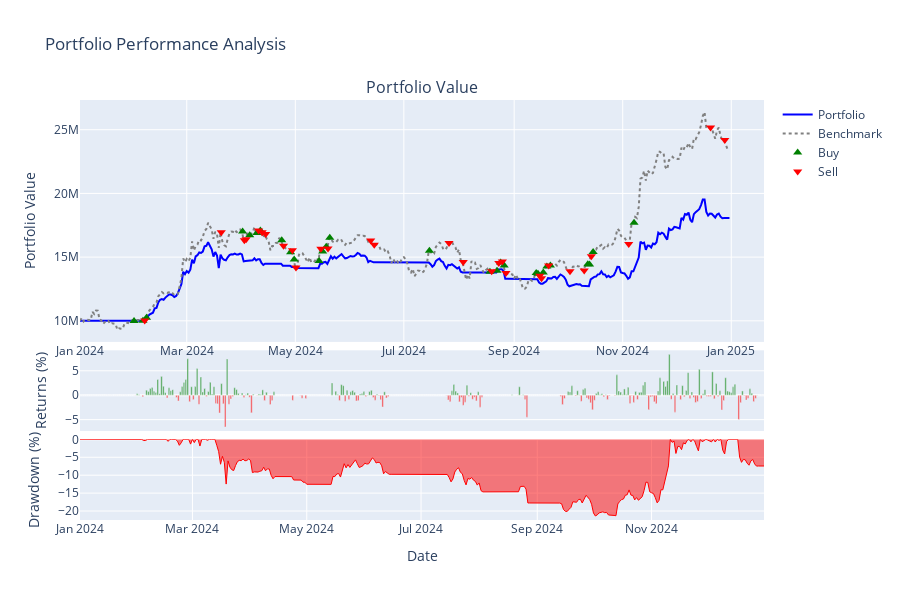
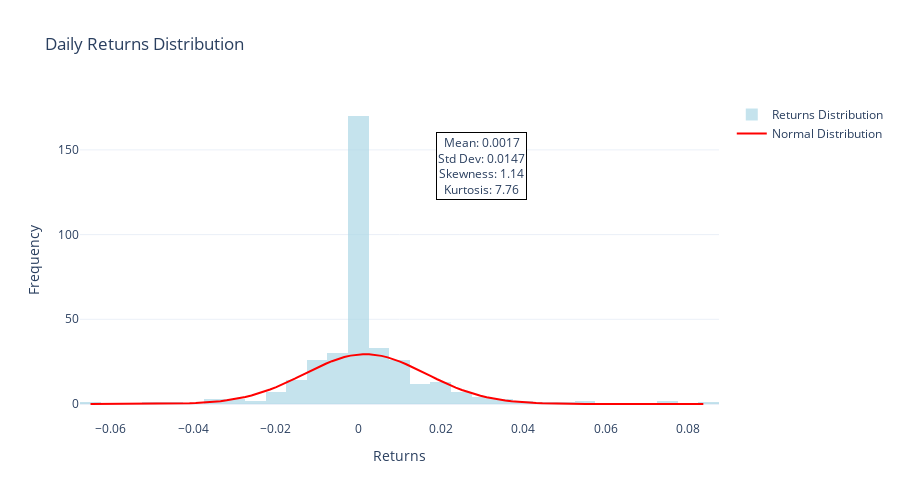
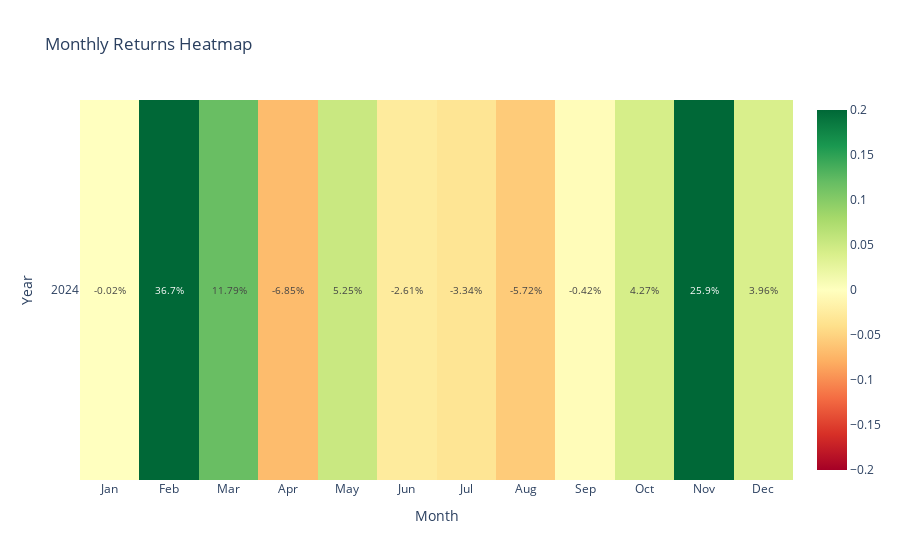

Here is the notebook cell these charts were saved with, in order:
### Code cell
# 1. 포트폴리오 성과 차트
result.plot_portfolio_performance()

# 2. 수익률 분포 
result.plot_returns_distribution(period="daily")

# 3. 월별 수익률 히트맵
result.plot_monthly_returns_heatmap()

# 4. 성과 비교표
result.show_performance_comparison()

### Figure 1 — Plotly figure (JSON) as saved in the notebook; plotly's stock layout.template omitted (floating-point values rounded to 4 significant figures; data arrays with more than 128 entries replaced by an {"elided": "..."} marker saying what was removed)
{"data": [{"line": {"color": "blue", "width": 2}, "name": "Portfolio", "type": "scatter", "x": {"elided": "366 str values"}, "xaxis": "x", "y": {"elided": "366 float values"}, "yaxis": "y"}, {"line": {"color": "gray", "dash": "dot", "width": 2}, "name": "Benchmark", "type": "scatter", "x": {"elided": "365 str values"}, "xaxis": "x", "y": {"elided": "365 float values"}, "yaxis": "y"}, {"marker": {"color": "green", "size": 8, "symbol": "triangle-up"}, "mode": "markers", "name": "Buy", "type": "scatter", "x": ["2024-01-31T09:00:00+09:00", "2024-02-05T09:00:00+09:00", "2024-02-07T09:00:00+09:00", "2024-04-01T09:00:00+09:00", "2024-04-05T09:00:00+09:00", "2024-04-09T09:00:00+09:00", "2024-04-11T09:00:00+09:00", "2024-04-23T09:00:00+09:00", "2024-04-28T09:00:00+09:00", "2024-04-30T09:00:00+09:00", "2024-05-14T09:00:00+09:00", "2024-05-16T09:00:00+09:00", "2024-05-18T09:00:00+09:00", "2024-05-20T09:00:00+09:00", "2024-07-15T09:00:00+09:00", "2024-08-18T09:00:00+09:00", "2024-08-22T09:00:00+09:00", "2024-08-24T09:00:00+09:00", "2024-08-26T09:00:00+09:00", "2024-09-13T09:00:00+09:00", "2024-09-14T09:00:00+09:00", "2024-09-17T09:00:00+09:00", "2024-09-19T09:00:00+09:00", "2024-09-21T09:00:00+09:00", "2024-10-12T09:00:00+09:00", "2024-10-13T09:00:00+09:00", "2024-10-15T09:00:00+09:00", "2024-11-07T09:00:00+09:00"], "xaxis": "x", "y": [9983000.0, 10010000.0, 10240000.0, 17010000.0, 16720000.0, 16890000.0, 17090000.0, 16320000.0, 15390000.0, 14810000.0, 14700000.0, 15430000.0, 15820000.0, 16530000.0, 15490000.0, 13850000.0, 13940000.0, 14580000.0, 14350000.0, 13750000.0, 13690000.0, 13790000.0, 14260000.0, 14350000.0, 14440000.0, 14410000.0, 15400000.0, 17690000.0], "yaxis": "y"}, {"marker": {"color": "red", "size": 8, "symbol": "triangle-down"}, "mode": "markers", "name": "Sell", "type": "scatter", "x": ["2024-02-06T09:00:00+09:00", "2024-03-20T09:00:00+09:00", "2024-04-02T09:00:00+09:00", "2024-04-03T09:00:00+09:00", "2024-04-10T09:00:00+09:00", "2024-04-12T09:00:00+09:00", "2024-04-14T09:00:00+09:00", "2024-04-24T09:00:00+09:00", "2024-04-29T09:00:00+09:00", "2024-05-01T09:00:00+09:00", "2024-05-15T09:00:00+09:00", "2024-05-19T09:00:00+09:00", "2024-06-12T09:00:00+09:00", "2024-06-14T09:00:00+09:00", "2024-07-26T09:00:00+09:00", "2024-08-03T09:00:00+09:00", "2024-08-19T09:00:00+09:00", "2024-08-23T09:00:00+09:00", "2024-08-25T09:00:00+09:00", "2024-08-27T09:00:00+09:00", "2024-09-15T09:00:00+09:00", "2024-09-16T09:00:00+09:00", "2024-09-20T09:00:00+09:00", "2024-10-02T09:00:00+09:00", "2024-10-10T09:00:00+09:00", "2024-10-14T09:00:00+09:00", "2024-11-04T09:00:00+09:00", "2024-12-20T09:00:00+09:00", "2024-12-28T09:00:00+09:00"], "xaxis": "x", "y": [10030000.0, 16950000.0, 16320000.0, 16400000.0, 17100000.0, 16960000.0, 16810000.0, 15900000.0, 15530000.0, 14190000.0, 15650000.0, 15670000.0, 16300000.0, 15970000.0, 16100000.0, 14610000.0, 13880000.0, 14550000.0, 14660000.0, 13760000.0, 13540000.0, 13340000.0, 14340000.0, 13890000.0, 13960000.0, 15060000.0, 16020000.0, 25180000.0, 24180000.0], "yaxis": "y"}, {"marker": {"color": {"elided": "365 str values"}}, "name": "Daily Returns", "opacity": 0.7, "showlegend": false, "type": "bar", "x": {"elided": "365 str values"}, "xaxis": "x2", "y": {"elided": "365 float values"}, "yaxis": "y2"}, {"fill": "tozeroy", "line": {"color": "red", "width": 1}, "name": "Drawdown", "showlegend": false, "type": "scatter", "x": {"elided": "366 str values"}, "xaxis": "x3", "y": {"elided": "366 float values"}, "yaxis": "y3"}], "layout": {"annotations": [{"font": {"size": 16}, "showarrow": false, "text": "Portfolio Value", "x": 0.5, "xanchor": "center", "xref": "paper", "y": 1, "yanchor": "bottom", "yref": "paper"}], "height": 600, "hovermode": "x unified", "showlegend": true, "title": {"text": "Portfolio Performance Analysis"}, "xaxis": {"anchor": "y", "domain": [0, 1]}, "xaxis2": {"anchor": "y2", "domain": [0, 1], "showticklabels": false}, "xaxis3": {"anchor": "y3", "domain": [0, 1], "showticklabels": true, "title": {"text": "Date"}}, "yaxis": {"anchor": "x", "domain": [0.424, 1], "title": {"text": "Portfolio Value"}}, "yaxis2": {"anchor": "x2", "domain": [0.212, 0.404], "title": {"text": "Returns (%)"}}, "yaxis3": {"anchor": "x3", "domain": [0, 0.192], "title": {"text": "Drawdown (%)"}}}}

### Figure 2 — Plotly figure (JSON) as saved in the notebook; plotly's stock layout.template omitted (floating-point values rounded to 4 significant figures; data arrays with more than 128 entries replaced by an {"elided": "..."} marker saying what was removed)
{"data": [{"marker": {"color": "lightblue"}, "name": "Returns Distribution", "nbinsx": 50, "opacity": 0.7, "type": "histogram", "x": {"elided": "365 float values"}}, {"line": {"color": "red", "width": 2}, "mode": "lines", "name": "Normal Distribution", "type": "scatter", "x": [-0.06495, -0.06344, -0.06194, -0.06044, -0.05894, -0.05744, -0.05594, -0.05443, -0.05293, -0.05143, -0.04993, -0.04843, -0.04693, -0.04543, -0.04392, -0.04242, -0.04092, -0.03942, -0.03792, -0.03642, -0.03492, -0.03341, -0.03191, -0.03041, -0.02891, -0.02741, -0.02591, -0.02441, -0.0229, -0.0214, -0.0199, -0.0184, -0.0169, -0.0154, -0.01389, -0.01239, -0.01089, -0.00939, -0.007889, -0.006387, -0.004886, -0.003384, -0.001883, -0.0003815, 0.00112, 0.002621, 0.004123, 0.005624, 0.007126, 0.008627, 0.01013, 0.01163, 0.01313, 0.01463, 0.01613, 0.01764, 0.01914, 0.02064, 0.02214, 0.02364, 0.02514, 0.02665, 0.02815, 0.02965, 0.03115, 0.03265, 0.03415, 0.03565, 0.03716, 0.03866, 0.04016, 0.04166, 0.04316, 0.04466, 0.04616, 0.04767, 0.04917, 0.05067, 0.05217, 0.05367, 0.05517, 0.05667, 0.05818, 0.05968, 0.06118, 0.06268, 0.06418, 0.06568, 0.06719, 0.06869, 0.07019, 0.07169, 0.07319, 0.07469, 0.07619, 0.0777, 0.0792, 0.0807, 0.0822, 0.0837], "y": [0.001019, 0.00161, 0.002517, 0.003895, 0.005965, 0.009039, 0.01356, 0.02012, 0.02955, 0.04296, 0.0618, 0.08798, 0.124, 0.1728, 0.2385, 0.3256, 0.4401, 0.5885, 0.7789, 1.02, 1.322, 1.696, 2.154, 2.706, 3.364, 4.139, 5.04, 6.074, 7.243, 8.549, 9.985, 11.54, 13.2, 14.94, 16.74, 18.56, 20.37, 22.12, 23.77, 25.27, 26.6, 27.7, 28.55, 29.13, 29.4, 29.37, 29.04, 28.41, 27.51, 26.36, 25.0, 23.46, 21.79, 20.03, 18.22, 16.4, 14.61, 12.88, 11.24, 9.703, 8.291, 7.011, 5.867, 4.859, 3.983, 3.231, 2.593, 2.06, 1.62, 1.26, 0.9701, 0.7392, 0.5574, 0.416, 0.3072, 0.2245, 0.1624, 0.1163, 0.08235, 0.05773, 0.04005, 0.0275, 0.01869, 0.01256, 0.008361, 0.005506, 0.003589, 0.002315, 0.001477, 0.0009333, 0.0005834, 0.000361, 0.000221, 0.0001339, 8.029e-05, 4.765e-05, 2.798e-05, 1.626e-05, 9.353e-06, 5.324e-06]}], "layout": {"annotations": [{"bgcolor": "white", "bordercolor": "black", "borderwidth": 1, "showarrow": false, "text": "Mean: 0.0017<br>Std Dev: 0.0147<br>Skewness: 1.14<br>Kurtosis: 7.76", "x": 0.7, "xref": "paper", "y": 0.9, "yref": "paper"}], "height": 500, "title": {"text": "Daily Returns Distribution"}, "xaxis": {"title": {"text": "Returns"}}, "yaxis": {"title": {"text": "Frequency"}}}}

### Figure 3 — Plotly figure (JSON) as saved in the notebook; plotly's stock layout.template omitted (floating-point values rounded to 4 significant figures)
{"data": [{"colorscale": [[0, "rgb(165,0,38)"], [0.1, "rgb(215,48,39)"], [0.2, "rgb(244,109,67)"], [0.3, "rgb(253,174,97)"], [0.4, "rgb(254,224,139)"], [0.5, "rgb(255,255,191)"], [0.6, "rgb(217,239,139)"], [0.7, "rgb(166,217,106)"], [0.8, "rgb(102,189,99)"], [0.9, "rgb(26,152,80)"], [1, "rgb(0,104,55)"]], "text": [[-0.02, 36.7, 11.79, -6.85, 5.25, -2.61, -3.34, -5.72, -0.42, 4.27, 25.9, 3.96]], "textfont": {"size": 10}, "texttemplate": "%{text}%", "type": "heatmap", "x": ["Jan", "Feb", "Mar", "Apr", "May", "Jun", "Jul", "Aug", "Sep", "Oct", "Nov", "Dec"], "y": ["2024"], "z": [[-0.0001954, 0.367, 0.1179, -0.06847, 0.05252, -0.02611, -0.03345, -0.0572, -0.004239, 0.04266, 0.259, 0.0396]], "zmax": 0.2, "zmin": -0.2}], "layout": {"title": {"text": "Monthly Returns Heatmap"}, "xaxis": {"tickmode": "array", "ticktext": ["Jan", "Feb", "Mar", "Apr", "May", "Jun", "Jul", "Aug", "Sep", "Oct", "Nov", "Dec"], "tickvals": [0, 1, 2, 3, 4, 5, 6, 7, 8, 9, 10, 11], "title": {"text": "Month"}}, "yaxis": {"tickmode": "array", "ticktext": ["2024"], "tickvals": [0], "title": {"text": "Year"}, "type": "category"}}}
